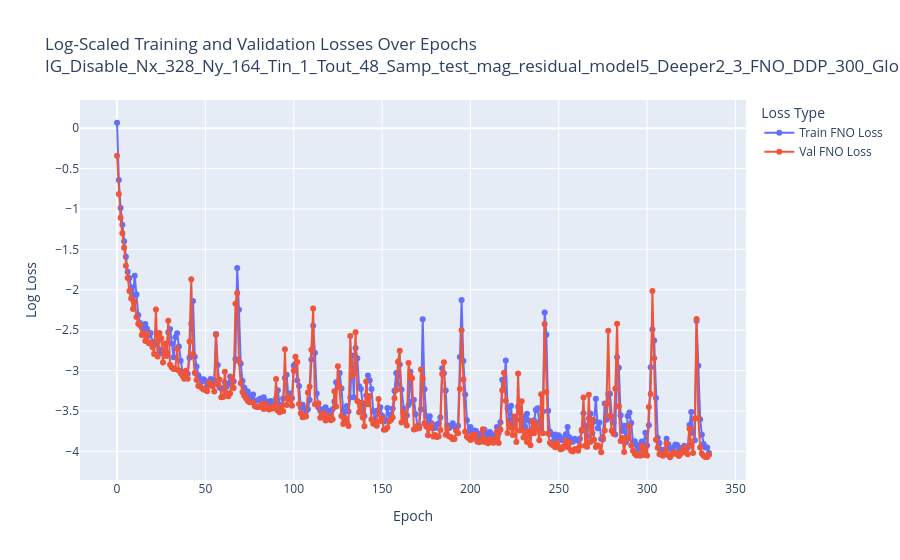

This figure's notebook cell:
### Code cell
# --- 1. Load Magnifier Model ---

path_mag, mode_mag = get_checkpoint_path(
    case, Nx, Ny, T_in, T_out, 
    tag=tag_mag, 
    op_type=operator_type, 
    train_size=train_size, 
    ig_enabled=False,
    SAVED_MODEL_PATH = SAVED_MODEL_PATH
)

checkpoint_mag = torch.load(path_mag, map_location=device, weights_only=False)
# plot_log_loss(checkpoint_mag["loss_df_magnifier"], mode=mode_mag + '_Magnifier_Model' + f' (Epoch: {checkpoint_mag["epoch"]})', plot_ig_loss=False)

plot_log_loss(checkpoint_mag["loss_df_main"], mode=mode_mag + '_Global_Model' + f'  (Epoch: {checkpoint_mag["epoch"]})', plot_ig_loss=False)

### Figure 1 — Plotly figure (JSON) as saved in the notebook; plotly's stock layout.template omitted (floating-point values rounded to 4 significant figures; data arrays with more than 128 entries replaced by an {"elided": "..."} marker saying what was removed)
{"data": [{"hovertemplate": "Loss Type=Train FNO Loss<br>Epoch=%{x}<br>Log Loss=%{y}<extra></extra>", "legendgroup": "Train FNO Loss", "line": {"color": "#636efa", "dash": "solid"}, "marker": {"symbol": "circle"}, "mode": "lines+markers", "name": "Train FNO Loss", "orientation": "v", "showlegend": true, "type": "scatter", "x": {"elided": "336 int values"}, "xaxis": "x", "y": {"elided": "336 float values"}, "yaxis": "y"}, {"hovertemplate": "Loss Type=Val FNO Loss<br>Epoch=%{x}<br>Log Loss=%{y}<extra></extra>", "legendgroup": "Val FNO Loss", "line": {"color": "#EF553B", "dash": "solid"}, "marker": {"symbol": "circle"}, "mode": "lines+markers", "name": "Val FNO Loss", "orientation": "v", "showlegend": true, "type": "scatter", "x": {"elided": "336 int values"}, "xaxis": "x", "y": {"elided": "336 float values"}, "yaxis": "y"}], "layout": {"legend": {"title": {"text": "Loss Type"}, "tracegroupgap": 0}, "title": {"text": "Log-Scaled Training and Validation Losses Over Epochs<br>IG_Disable_Nx_328_Ny_164_Tin_1_Tout_48_Samp_test_mag_residual_model5_Deeper2_3_FNO_DDP_300_Global_Model  (Epoch: 335)"}, "xaxis": {"anchor": "y", "domain": [0, 1], "title": {"text": "Epoch"}}, "yaxis": {"anchor": "x", "domain": [0, 1], "title": {"text": "Log Loss"}}}}
